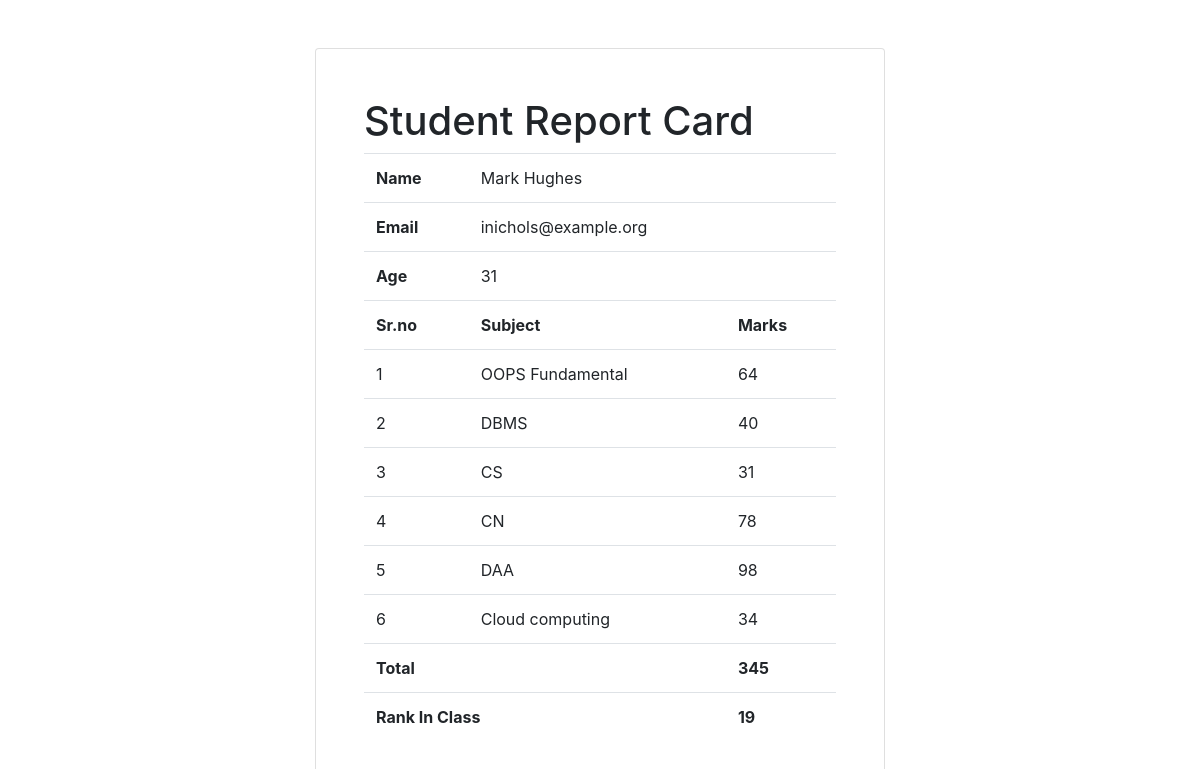
The page /marks/STU_448 on the database its author committed.
### studentapp/models.py (models this page shows)
class Student(models.Model):
    dept = models.ForeignKey(Department, on_delete=models.CASCADE)
    student_id = models.OneToOneField(StudentId, on_delete=models.CASCADE)
    firstname = models.CharField(max_length=50)
    lastname = models.CharField(max_length=50)
    age = models.IntegerField()
    email=models.CharField(max_length=50)

class Marks(models.Model):
    student = models.ForeignKey(Student, on_delete=models.CASCADE)
    subject = models.ForeignKey(Subject, on_delete=models.CASCADE)
    marks = models.IntegerField()

class Subject(models.Model):
    subject_name = models.CharField(max_length=20)

### studentapp/views.py (the view)
# urls.py: path("marks/<id>",marks,name="marks"),
def marks(request,id):
    rank =  Student.objects.annotate(totalmarks = Sum("marks__marks")).order_by('-totalmarks')
    count = 0
    for i in rank:
        count+=1
        if i.student_id.student_id==id:
            print(i.totalmarks)
            break
    studentMarks = Marks.objects.filter(student__student_id__student_id=id)
    std = studentMarks[0].student
    total =  studentMarks.aggregate(total = Sum("marks"))
    return render(request, 'marks.html', {"studentMarks":studentMarks,"std":std,"total":total,"count":count})

### templates/marks.html (shortened to what this page needs)
<!DOCTYPE html>
<html lang="en">
<head>
    <link rel="stylesheet" href="https://cdn.jsdelivr.net/npm/bootstrap@4.4.1/dist/css/bootstrap.min.css"
>
</head>
<body>
    <div class="container">
        <div class="row">
            <div class="col-6 card mx-auto p-5 mt-5">
                <h1>Student Report Card</h1>
                <table class="table">
                    <tr>
                        <th>Name</th>
                        <td colspan="2">{{std.firstname}} {{std.lastname}}</td>
                    </tr>
                    <tr>
                        <th>Email</th>
                        <td colspan="2">{{std.email}}
                        </td>
                    </tr>
                    <tr>
                        <th>Age</th>
                        <td colspan="2">{{std.age}}</td>
                    </tr>
                    <tr>
                        <th>Sr.no</th>
                        <th>Subject</th>
                        <th>Marks</th>
                    </tr>
                    {%for i in studentMarks%}
                    <tr>
                        <td>{{forloop.counter}}</td>
                        <td>{{i.subject.subject_name}}</td>
                        <td>{{i.marks}}</td>
                    </tr>
                    {%endfor%}
                    <tr>
                        <th colspan="2">Total</th>
                        <th>{{total.total}}</th>
                    </tr>
                    <tr>
                        <th colspan="2">Rank In Class</th>
                        <th>{{count}}</th>
                    </tr>
                </table>
            </div>
</body>
</html>

### rows shown on the page
Student: firstname "Mark", lastname "Hughes", email "inichols@example.org", age "31"
Marks: subject.subject_name "OOPS Fundamental", marks "64"
Marks: subject.subject_name "DBMS", marks "40"
Marks: subject.subject_name "CS", marks "31"
Marks: subject.subject_name "CN", marks "78"
Marks: subject.subject_name "DAA", marks "98"
Marks: subject.subject_name "Cloud computing", marks "34"

### other values the page prints
{{ total.total }} "345"
{{ count }} "19"
